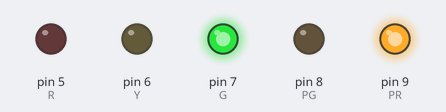
Recording of a sketch running on a simulated Arduino Uno, built with avr-gcc and run on an emulated ATmega328P. Parts: output pins drawn as LEDs (lit = HIGH).

Above: at 1.5 s.
At 8.5 s:
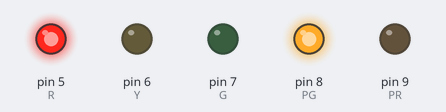
At 13.22 s:
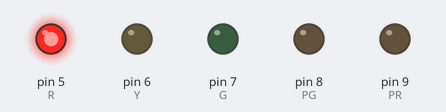
At 17.7 s:
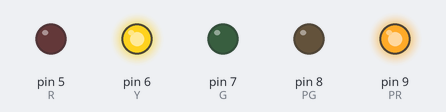
Timing chart, 0 to 18.5 s (numbered marks = the images above):
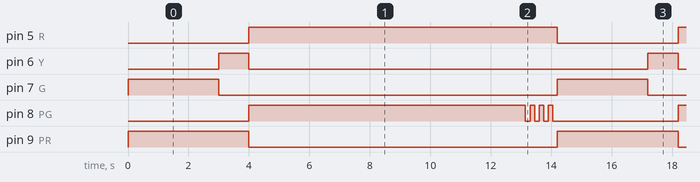

The sketch:

Traffic_Light.ino
```cpp
// Variables for LED pins
int G = 7; // Green, sets pin number for color Green
int Y = 6; // Yellow, sets pin number for color Yellow
int R = 5; // Red, sets pin number for color Red

int PG = 8; // Pedestrian Green light
int PR = 9; // Pedestrian red

//Delay to simulate real traffic light
int del_g = 3000;
int del_y = 1000;
int del_r = 9000;

void setup() {

pinMode(G, OUTPUT);
pinMode(Y, OUTPUT);
pinMode(R, OUTPUT);

pinMode(PG, OUTPUT);
pinMode(PR, OUTPUT);
}

void loop() {
  // call methods bellow

  tlGreen();
  delay(del_g);
  tlYellow();
  delay(del_y);
  tlRed();
  delay(del_r);
  PGwarn();

}

// methods for traffic light "modes"
void tlGreen()
{
  digitalWrite(G, HIGH);
  digitalWrite(PR, HIGH);
  digitalWrite(Y, LOW);
  digitalWrite(R, LOW);
  digitalWrite(PG, LOW);
}

void tlYellow()
{
  digitalWrite(G, LOW);
  digitalWrite(Y, HIGH);
  digitalWrite(PR, HIGH);
  digitalWrite(R, LOW);
  digitalWrite(PG, LOW);
}

void tlRed()
{
  digitalWrite(G, LOW);
  digitalWrite(Y, LOW);
  digitalWrite(R, HIGH);
  digitalWrite(PG, HIGH);
  digitalWrite(PR, LOW);
}

void PGwarn()
{
  //Green pedestrian light blinks to signal that it is about to become red
  for(int i = 0; i <= 3; i++)
  {
    digitalWrite(PG, HIGH);
    delay(150);
    digitalWrite(PG, LOW);
    delay(150);
  }
}
```

Measured:
- by itself, pin 5 (R): alternates HIGH for 10.2 s and LOW for 4.0 s
- by itself, pin 6 (Y): alternates HIGH for 1.0 s and LOW for 13.2 s
- by itself, pin 7 (G): alternates HIGH for 3.0 s and LOW for 11.2 s
- by itself, pin 8 (PG): repeats every 14.2 s: 3 × (LOW 0.15 s, HIGH 0.15 s), LOW 4.2 s, HIGH 9.2 s
- by itself, pin 9 (PR): alternates HIGH for 4.0 s and LOW for 10.2 s
